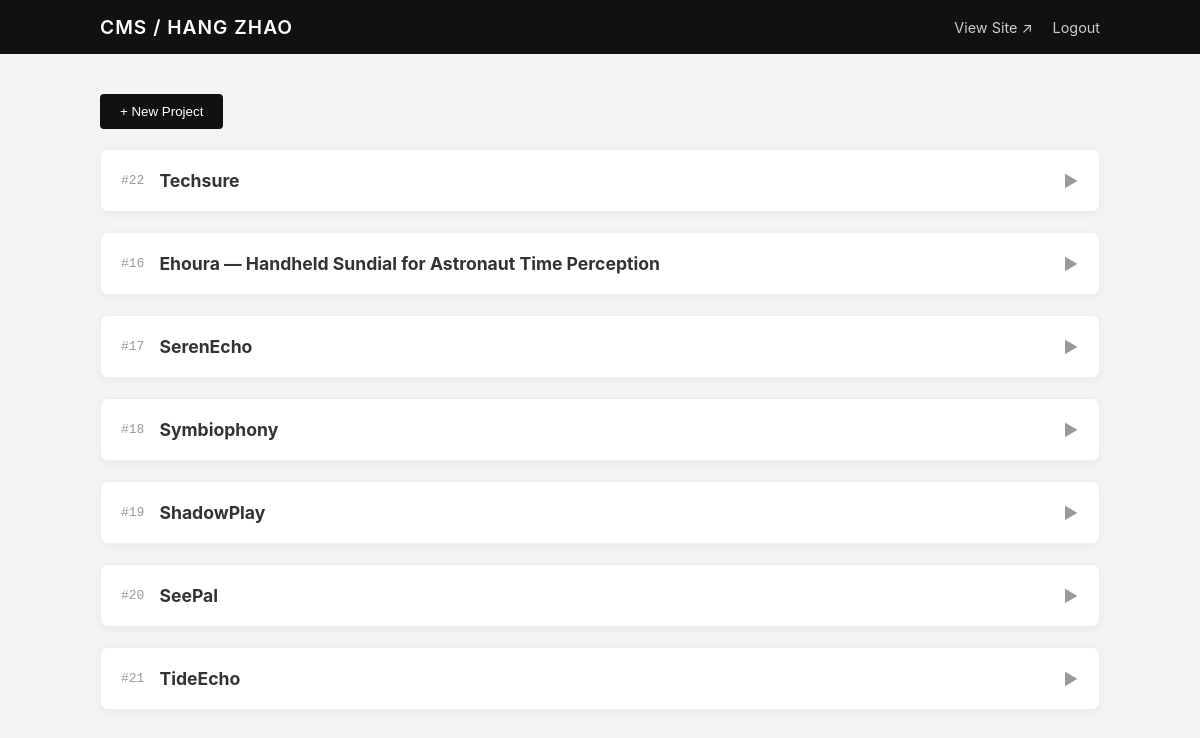
/admin.php (signed in), run on an earlier commit of the app's database.
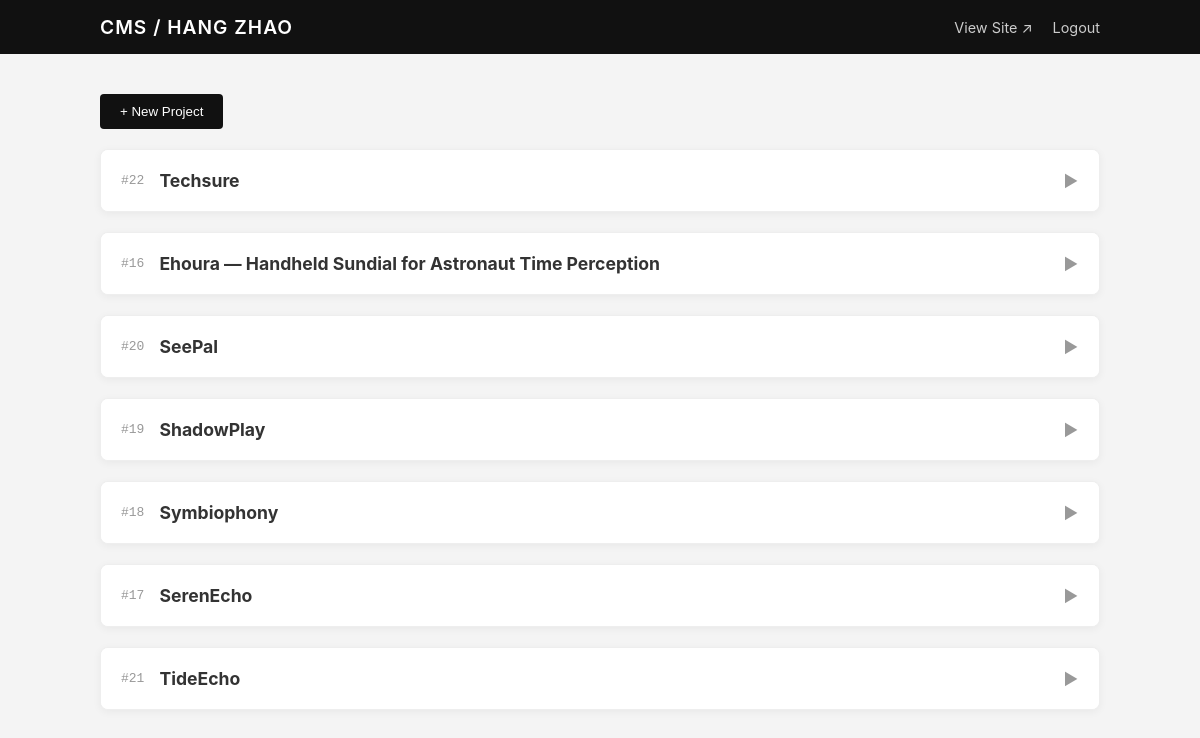
And on a later commit of the database.
### tables this page shows
CREATE TABLE projects (
      id INTEGER PRIMARY KEY AUTOINCREMENT,
      title TEXT NOT NULL,
      slug TEXT UNIQUE,
      description TEXT,
      tags TEXT,                 -- 逗号分隔，或存 JSON
      image_url TEXT,            -- 首图
      gallery_json TEXT,         -- 其他图 JSON 数组
      meta_json TEXT,            -- 可扩展的结构化元数据（JSON），用于 subtitle/links/tools/process 等
      url TEXT,                  -- 外链（Behance/GitHub/视频等）
       year INTEGER,
       month INTEGER,
      featured INTEGER DEFAULT 0,
      order_index INTEGER DEFAULT 0,
      created_at TEXT NOT NULL,
      updated_at TEXT NOT NULL
    , background_problem TEXT, design_goals TEXT, solution_overview TEXT, interaction_design TEXT, pipeline TEXT, prototype_highlights TEXT, usability_testing TEXT, outcomes TEXT, ethics TEXT, next_steps TEXT, media_notes TEXT, acknowledgements TEXT, contact TEXT, subtitle TEXT, links TEXT, tools TEXT, hero_media TEXT);

### src/config.php (called while the page is built)
<?php
return [
  'db_path' => __DIR__ . '/../data/portfolio.sqlite',
  'admin_password' => '949949Zh',
  'site_name' => 'HANG ZHAO',
];

### src/db.php (called while the page is built, shortened)
<?php
function get_pdo(): PDO {
  static $pdo = null;
  if ($pdo) return $pdo;
  $config = require __DIR__ . '/config.php';
  $dsn = 'sqlite:' . $config['db_path'];
  $pdo = new PDO($dsn, null, null, [
    PDO::ATTR_ERRMODE => PDO::ERRMODE_EXCEPTION,
    PDO::ATTR_DEFAULT_FETCH_MODE => PDO::FETCH_ASSOC,
  ]);
  $pdo->exec('PRAGMA foreign_keys = ON;');
  return $pdo;
}

### src/functions.php (called while the page is built, shortened)
<?php
require_once __DIR__ . '/db.php';
function get_projects(bool $only_featured = false): array
{
  $pdo = get_pdo();
  $sql = "SELECT * FROM projects ";
  $sql .= "ORDER BY featured DESC, order_index DESC, year DESC, id DESC";
  return $pdo->query($sql)->fetchAll();
}

### public/admin.php (the view, shortened to what this page needs)
<?php
require __DIR__ . '/../src/functions.php';
$config = require __DIR__ . '/../src/config.php';
$is_logged_in = !empty($_SESSION['admin_ok']);
$projects = $is_logged_in ? get_projects(false) : [];
?>
<!doctype html>
<html lang="en">
<head>
  <link rel="stylesheet" href="css/admin.css?v=<?= time() ?>">
  <link rel="stylesheet" href="https://unpkg.com/easymde/dist/easymde.min.css">
</head>
<body class="admin-page">
  <header class="admin-header">
    <div class="header-inner">
      <h1>CMS / <?= htmlspecialchars($config['site_name']) ?></h1>
      <nav><a href="index.php" target="_blank" class="btn-text">View Site ↗</a><?php if ($is_logged_in): ?><a
            href="admin.php?action=logout" class="btn-text danger">Logout</a><?php endif; ?></nav>
    </div>
  </header>
  <main class="admin-container">
    <?php if (!$is_logged_in): ?>
      <div class="login-card">
        <form method="post"><input type="hidden" name="action" value="login"><input type="password" name="password"
            placeholder="Password" required autofocus><button class="btn-primary" type="submit">Login</button></form>
      </div>
    <?php else: ?>
      <div class="actions-bar"><button class="btn-primary"
          onclick="document.getElementById('create-form').classList.toggle('hidden')">+ New Project</button></div>
      <div class="project-list">
        <?php foreach ($projects as $p):
          ?>
          <div class="editor-card collapsed" id="project-<?= $p['id'] ?>">
            <div class="card-header" onclick="toggleEdit(<?= $p['id'] ?>)">
              <div class="header-info"><span class="id">#<?= $p['id'] ?></span><strong
                  class="title"><?= htmlspecialchars($p['title']) ?></strong></div><span class="arrow">▼</span>
            </div>
          </div>
        <?php endforeach; ?>
      </div>
    <?php endif; ?>
  </main>
</body>
</html>

### public/css/admin.css (style rules this page uses)
body.admin-page { background-color: #f4f4f4; color: #333; font-family: -apple-system, BlinkMacSystemFont, "Segoe UI", Roboto, sans-serif; margin: 0; padding: 0; }
.admin-header { background: #111; color: #fff; padding: 15px 0; position: sticky; top: 0; z-index: 100; }
.header-inner { max-width: 1000px; margin: 0 auto; padding: 0 20px; display: flex; justify-content: space-between; align-items: center; }
.admin-header h1 { margin: 0; font-size: 1.2rem; font-weight: 600; letter-spacing: 1px; }
.btn-text { color: #ccc; text-decoration: none; font-size: 0.9rem; margin-left: 20px; transition: color 0.2s; }
.admin-container { max-width: 1000px; margin: 40px auto; padding: 0 20px; }
.btn-primary { background: #111; color: #fff; border: none; padding: 10px 20px; border-radius: 4px; cursor: pointer; transition: background 0.2s; }
.actions-bar { display: flex; justify-content: space-between; align-items: center; margin-bottom: 20px; }
.editor-card { background: #fff; border-radius: 8px; box-shadow: 0 2px 8px rgba(0, 0, 0, 0.05); margin-bottom: 20px; overflow: hidden; border: 1px solid #eee; transition: all 0.3s ease; }
.card-header { padding: 20px; background: #fff; border-bottom: 1px solid #f0f0f0; display: flex; justify-content: space-between; align-items: center; cursor: pointer; user-select: none; }
.header-info { display: flex; align-items: center; gap: 15px; }
.header-info .id { color: #999; font-family: monospace; }
.header-info .title { font-size: 1.1rem; }
.arrow { transition: transform 0.3s; color: #999; }
.editor-card.collapsed .arrow { transform: rotate(-90deg); }
.editor-card.collapsed .card-header { border-bottom: none; }

What changed in the data, as far as the page shows it:
shown differently, row unchanged: projects "SeePal": moves up the list
changed projects "ShadowPlay": moves up the list
changed projects "Symbiophony": moves down the list
